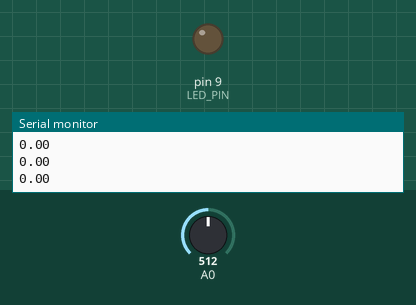
A sketch run on a simulated Arduino Uno, built with avr-gcc and run on an emulated ATmega328P. Parts: output pins drawn as LEDs (lit = HIGH), the last lines printed to the serial monitor. Inputs (shaded band) come from the test bench; at power-on: A0 = 512.

Above: at 1.2 s.
1.3 s: A0 set to 900
At 2.0 s:
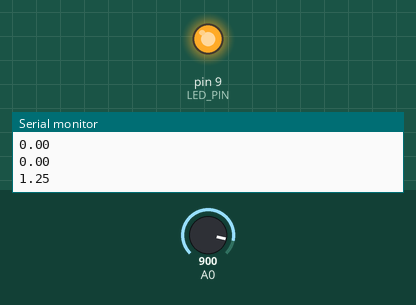
Timing chart, 0 to 4.3 s (numbered marks = the images above; inputs shaded):
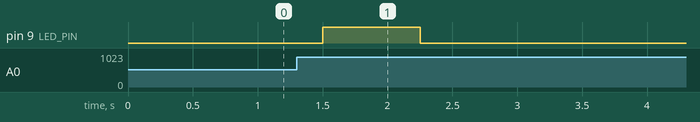

Measured:
- after the input at 1.3 s, pin 9 (LED_PIN): LOW → HIGH after 0.20 s, → LOW 0.75 s later

The sketch:

clap.ino
```cpp
const int SAMPLE_WINDOW = 250;  // ms
const int LED_PIN = 9;

void setup() {
  Serial.begin(9600);
  pinMode(LED_PIN, OUTPUT);
}

void loop() {
  unsigned long startTime = millis();
  unsigned int signalMax = 0;
  unsigned int signalMin = 1024;

  while (millis() - startTime < SAMPLE_WINDOW) {
    unsigned int soundLevel = analogRead(A0);

    if (soundLevel > signalMax) {
      signalMax = soundLevel;
    }
    if (soundLevel < signalMin) {
      signalMin = soundLevel;
    }
  }

  // Calculate peak-to-peak amplitude and convert to voltage
  unsigned int peakToPeak = signalMax - signalMin;
  double voltage = peakToPeak * 3.3 / 1024.0;

  Serial.println(voltage);

  if (voltage >= 1.0) {
    digitalWrite(LED_PIN, HIGH);
    delay(500);
    Serial.println("Clap clap");
  } else {
    digitalWrite(LED_PIN, LOW);
  }
}
```
